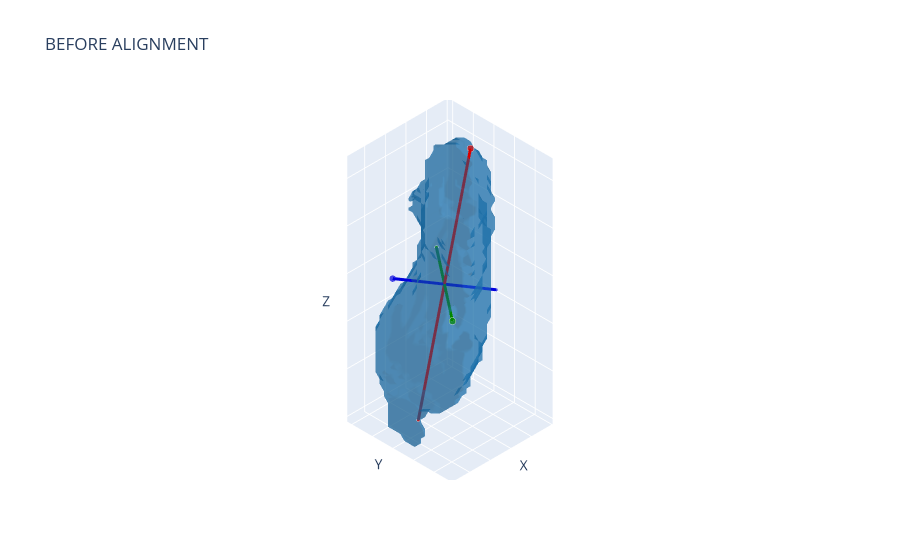
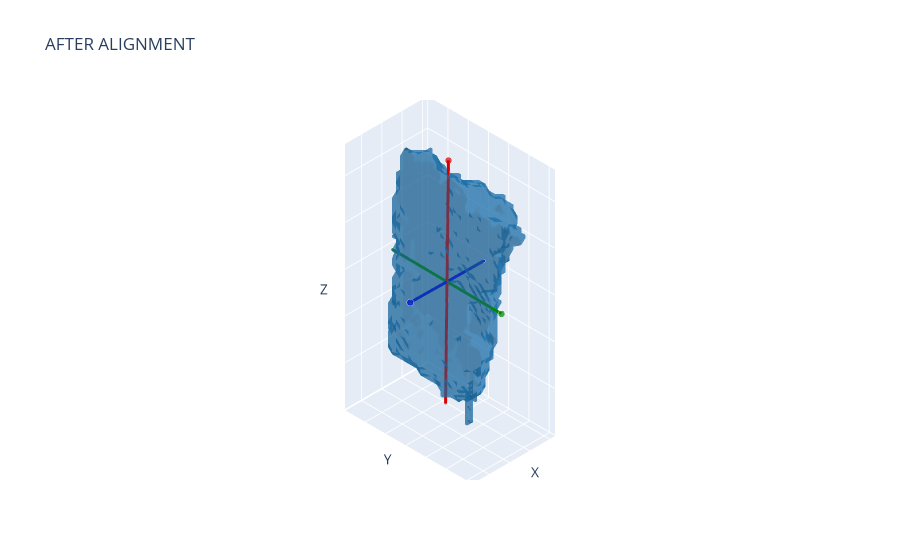
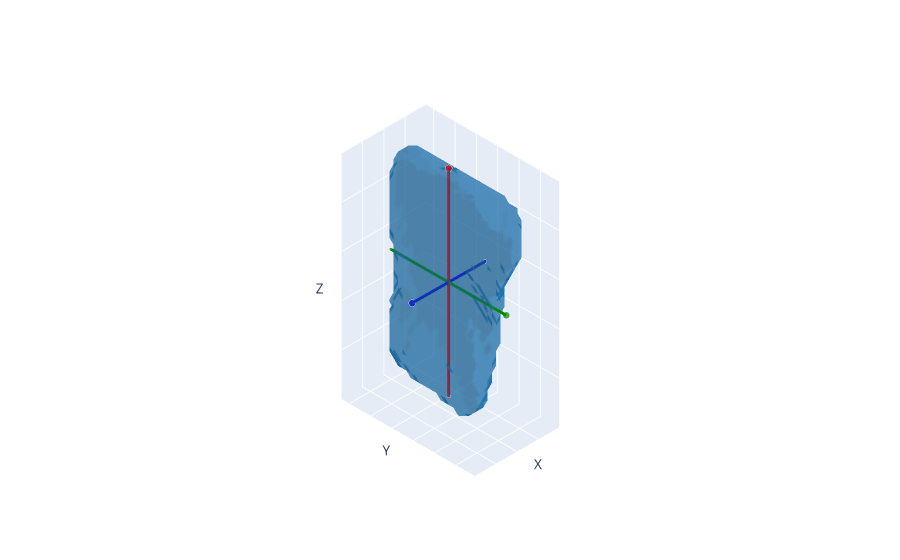

Notebook code for these charts, in order:
### Code cell
def plot_list(original_list, aligned_standard, obj_id):
    for og, std in zip(original_list, aligned_standard):
        madi_utils.plot_object(og, "Before Alignment", show_title=True)
        madi_utils.plot_object(std, "After Alignment", show_title=True)
        madi_utils.plot_reconstruction(obj_id, "Reconstruction", show_title=True)

def crop_max_proj(zarr_path, mask_path, centroid_z, centroid_y, centroid_x, crop_size=128):
plot_list(original_list, aligned_standard, 491516)

### Figure 1 — Plotly figure (JSON) as saved in the notebook; plotly's stock layout.template omitted (floating-point values rounded to 4 significant figures; data arrays with more than 128 entries replaced by an {"elided": "..."} marker saying what was removed)
{"data": [{"color": "#1f77b4", "i": {"elided": "8714 int values"}, "j": {"elided": "8714 int values"}, "k": {"elided": "8714 int values"}, "opacity": 0.5, "type": "mesh3d", "x": {"elided": "4357 float values"}, "y": {"elided": "4357 float values"}, "z": {"elided": "4357 float values"}}, {"line": {"color": "#d60000", "width": 6}, "marker": {"color": "#d60000", "size": [4, 8]}, "mode": "lines+markers", "showlegend": false, "type": "scatter3d", "x": [18.06, 6.022], "y": [9.931, 10.55], "z": [1.689, 53.01]}, {"line": {"color": "#018700", "width": 6}, "marker": {"color": "#018700", "size": [4, 8]}, "mode": "lines+markers", "showlegend": false, "type": "scatter3d", "x": [3.352, 20.73], "y": [-0.3909, 20.88], "z": [25.44, 29.26]}, {"line": {"color": "#0000dd", "width": 6}, "marker": {"color": "#0000dd", "size": [4, 8]}, "mode": "lines+markers", "showlegend": false, "type": "scatter3d", "x": [5.288, 18.79], "y": [16.05, 4.43], "z": [25.69, 29.0]}], "layout": {"scene": {"camera": {"eye": {"x": 0.5, "y": 0.5, "z": 0.5}, "projection": {"type": "orthographic"}}, "xaxis": {"showticklabels": false, "title": {"text": "X"}}, "yaxis": {"showticklabels": false, "title": {"text": "Y"}}, "zaxis": {"showticklabels": false, "title": {"text": "Z"}}}, "title": {"text": "BEFORE ALIGNMENT"}}}

### Figure 2 — Plotly figure (JSON) as saved in the notebook; plotly's stock layout.template omitted (floating-point values rounded to 4 significant figures; data arrays with more than 128 entries replaced by an {"elided": "..."} marker saying what was removed)
{"data": [{"color": "#1f77b4", "i": {"elided": "9942 int values"}, "j": {"elided": "9942 int values"}, "k": {"elided": "9942 int values"}, "opacity": 0.5, "type": "mesh3d", "x": {"elided": "4949 float values"}, "y": {"elided": "4949 float values"}, "z": {"elided": "4949 float values"}}, {"line": {"color": "#d60000", "width": 6}, "marker": {"color": "#d60000", "size": [4, 8]}, "mode": "lines+markers", "showlegend": false, "type": "scatter3d", "x": [18.52, 18.19], "y": [19.21, 19.59], "z": [3.213, 55.11]}, {"line": {"color": "#018700", "width": 6}, "marker": {"color": "#018700", "size": [4, 8]}, "mode": "lines+markers", "showlegend": false, "type": "scatter3d", "x": [18.3, 18.41], "y": [5.894, 32.91], "z": [29.26, 29.06]}, {"line": {"color": "#0000dd", "width": 6}, "marker": {"color": "#0000dd", "size": [4, 8]}, "mode": "lines+markers", "showlegend": false, "type": "scatter3d", "x": [9.314, 27.39], "y": [19.44, 19.36], "z": [29.1, 29.22]}], "layout": {"scene": {"camera": {"eye": {"x": 0.5, "y": 0.5, "z": 0.5}, "projection": {"type": "orthographic"}}, "xaxis": {"showticklabels": false, "title": {"text": "X"}}, "yaxis": {"showticklabels": false, "title": {"text": "Y"}}, "zaxis": {"showticklabels": false, "title": {"text": "Z"}}}, "title": {"text": "AFTER ALIGNMENT"}}}

### Figure 3 — Plotly figure (JSON) as saved in the notebook; plotly's stock layout.template omitted (floating-point values rounded to 4 significant figures; data arrays with more than 128 entries replaced by an {"elided": "..."} marker saying what was removed)
{"data": [{"color": "#1f77b4", "i": {"elided": "8368 int values"}, "j": {"elided": "8368 int values"}, "k": {"elided": "8368 int values"}, "opacity": 0.5, "type": "mesh3d", "x": {"elided": "4186 float values"}, "y": {"elided": "4186 float values"}, "z": {"elided": "4186 float values"}}, {"line": {"color": "#d60000", "width": 6}, "marker": {"color": "#d60000", "size": [4, 8]}, "mode": "lines+markers", "showlegend": false, "type": "scatter3d", "x": [9.342, 9.131], "y": [12.72, 12.49], "z": [2.594, 48.67]}, {"line": {"color": "#018700", "width": 6}, "marker": {"color": "#018700", "size": [4, 8]}, "mode": "lines+markers", "showlegend": false, "type": "scatter3d", "x": [9.229, 9.245], "y": [-0.9087, 26.12], "z": [25.57, 25.7]}, {"line": {"color": "#0000dd", "width": 6}, "marker": {"color": "#0000dd", "size": [4, 8]}, "mode": "lines+markers", "showlegend": false, "type": "scatter3d", "x": [0.7033, 17.77], "y": [12.61, 12.6], "z": [25.59, 25.67]}], "layout": {"scene": {"camera": {"eye": {"x": 0.5, "y": 0.5, "z": 0.5}, "projection": {"type": "orthographic"}}, "xaxis": {"showticklabels": false, "title": {"text": "X"}}, "yaxis": {"showticklabels": false, "title": {"text": "Y"}}, "zaxis": {"showticklabels": false, "title": {"text": "Z"}}}, "title": {}}}
